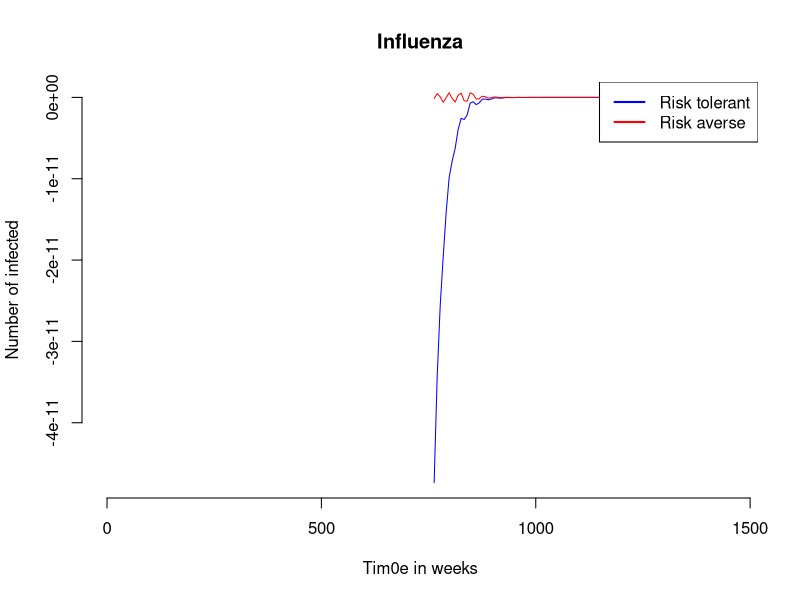

This chart was generated by the following R code:
library(deSolve)# Load libary to be used for numerical integration

#Initialization of parameters
seirv_params <- list(
  beta.AA = 0.1,
  beta.AT = 0.01,
  beta.TA = 0.01,
  beta.TT = 0.1,
  N.A = 100000,
  N.T = 100000,
  ave_lifespan = 70*365,#years
  ave_influenza_duration = 4,#days, from 3 to 7
  ave_incubation_period = 4,#days, from 1 to 4 
  ave_recovery_rate = 10,#days
  ave_vaccination_period = 365*0.8,#????September to April
  ave_vaccination_duration = 365#months
)

seirv_pre_vax <- within(seirv_params, {
  ave_vaccination_period <- Inf
})

#Initial state
flu_zero <- c(S.A = seirv_params$N.A - 15, E.A = 5, I.A = 8, R.A = 1, V.A = 1,
              S.T = seirv_params$N.T - 2, E.T = 0, I.T = 1, R.T = 1, V.T = 1)



seirv <- function(t, y, params){
    with(c(as.list(y), params),{
        death <- y * (1/ave_lifespan)
        disease_death <- I.A * (1/ave_influenza_duration)
        birth <- sum(death) + disease_death
        
        ##risk averse
        ##processes relative to the group
        infection.A <- beta.AA*I.A*S.A/N.A
        contact_suscT_to_suscA <- beta.TA*I.T*S.A/N.T
        incubation.A <- 1 / (ave_incubation_period) * E.A
        recovery.A <- 1 / (ave_recovery_rate) * I.A
        vaccination.A <- 1 / (ave_vaccination_period) * S.A
        immunity_loss.A <- 1 / (ave_vaccination_duration) * V.A
        #change in time
        dS.Adt <- (birth + immunity_loss.A) - (infection.A + contact_suscT_to_suscA + vaccination.A)
        dE.Adt <- infection.A - incubation.A
        dI.Adt <- incubation.A - (recovery.A + disease_death)
        dR.Adt <- - recovery.A
        dV.Adt <- vaccination.A - immunity_loss.A

        #Risk tolerant
        ##processes relative to the group
        infection.T <- beta.TT*I.T*S.T/N.T
        contact_suscA_to_suscT <- beta.AT*I.A*S.T/N.A
        incubation.T <- 1 / (ave_incubation_period) * E.T
        recovery.T <- 1 / (ave_recovery_rate) * I.T
        vaccination.T <- 1 / (ave_vaccination_period) * S.T
        immunity_loss.T <- 1 / (ave_vaccination_duration) * V.T
        #change in time
        dS.Tdt <- (birth + immunity_loss.T) - (infection.T + contact_suscA_to_suscT + vaccination.T)
        dE.Tdt <- infection.T - incubation.T
        dI.Tdt <- incubation.T - (recovery.T + disease_death)
        dR.Tdt <- - recovery.T
        dV.Tdt <- vaccination.T - immunity_loss.T

        # Return the rate of change for each compartment adjusted for natural deaths
        return(list(c(dS.Adt,dE.Adt,dI.Adt,dR.Adt,dV.Adt,dS.Tdt,dE.Tdt,dI.Tdt,dR.Tdt,dV.Tdt)-death))
    })
}

#Set the time
num_years <- 4
time.out <- seq(0, num_years*365, 7)

ts_seirv <- tail(data.frame(lsoda(
  y = flu_zero,               # Initial conditions for population
  times = time.out,             # Timepoints for evaluation
  func = seirv,                   # Function to evaluate
  parms = seirv_params              # Vector of parameters
)), 100)

head(ts_seirv)


plot(ts_seirv$time,               # Time on the x axis
     ts_seirv$I.T,                  # Number infected (I) on the y axis
     xlab = "Tim0e in weeks",     # Label the x axis
     ylab = "Number of infected",  # Label the y axis
     main = "Influenza",    # Plot title
     xlim = c(0, num_years*365),           #
     col="blue",
     type = "l",                # Use a line plot
     bty = "n")                 # Remove the box around the plot


lines(ts_seirv$time, ts_seirv$I.A, col="red")

legend("topright", legend = c("Risk tolerant", "Risk averse"), col = c("blue", "red"), lwd = 2)
